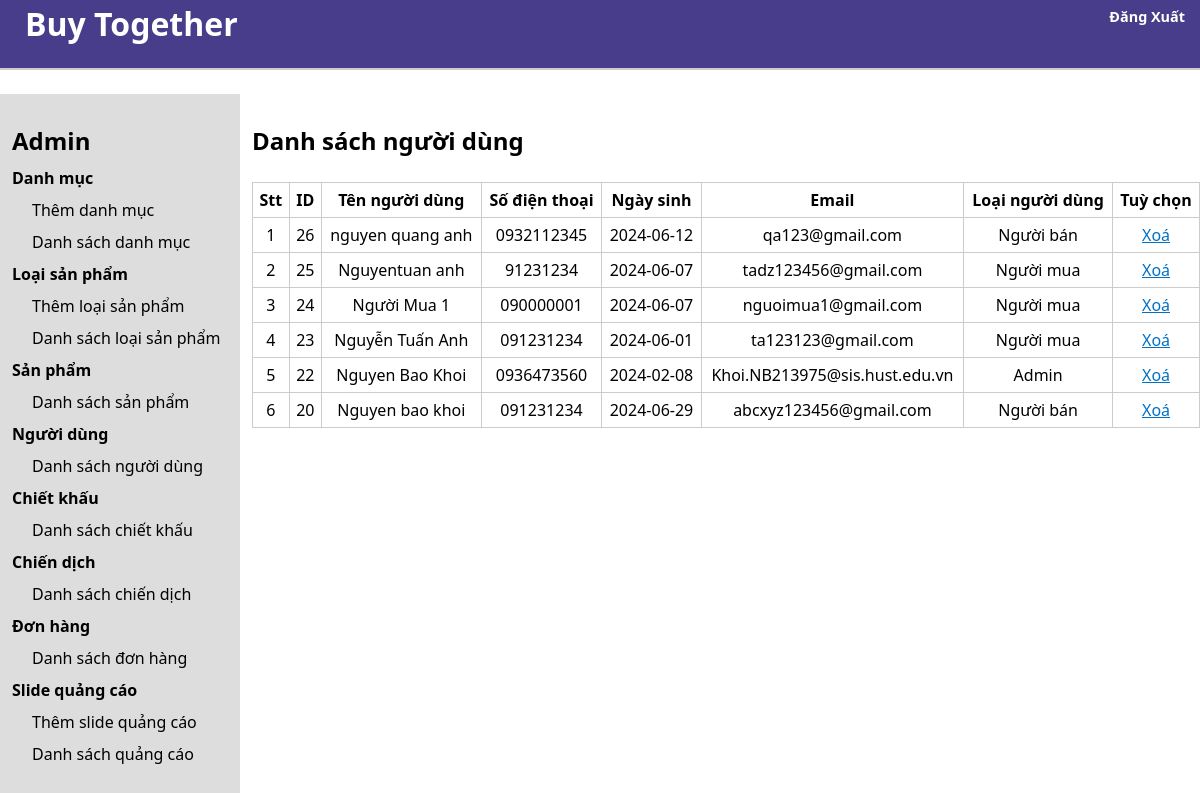
Screenshot of /admin/admin_userlist.php with the database file from the repository.
### tables this page shows
CREATE TABLE `user` (
  `user_id` int(11) NOT NULL,
  `user_name` varchar(255) NOT NULL,
  `user_phone` varchar(10) NOT NULL,
  `user_dob` date NOT NULL,
  `user_type` int(11) NOT NULL,
  `user_email` varchar(255) NOT NULL,
  `user_address` varchar(255) NOT NULL,
  `user_password` varchar(255) NOT NULL
);

### admin/class/database.php (called while the page is built, shortened)
<?php
Class Database{
    public $host    = DB_HOST;
    public $user    = DB_USER;
    public $pass    = DB_PASS;
    public $dbname  = DB_NAME;
    public $link;
    private function connectDB(){
        $this->link = new mysqli($this->host, $this->user, $this->pass,
        $this->dbname);
    }
    public function select($query){
        $result = $this->link->query($query) or
        die($this->link->error.__LINE__);
        if($result->num_rows > 0){
            return $result;
        } else {
            return false;
        }
    }
}

### admin/class/user_class.php (called while the page is built, shortened)
<?php
include_once "database.php";
class user{
    private $db;
    public function __construct(){
        $this -> db = new Database();
    }
    public function show_user(){
        $query = "SELECT * FROM  user ORDER BY user_id DESC";
        $result = $this -> db -> select($query);
        return $result;
    }
}
?>

### admin/admin_userlist.php (the view)
<?php
    include "class/user_class.php";
    include "header.php";
    include "sidebar.php";
    $user = new user;
    $show_user = $user -> show_user();
?>
<div class="admin-content-right">
            <div class="admin-content-right-category-list">
                <h1>Danh sách người dùng</h1>
                <table>
                    <tr>
                        <th>Stt</th>
                        <th>ID</th>
                        <th>Tên người dùng</th>
                        <th>Số điện thoại</th>
                        <th>Ngày sinh</th>
                        <th>Email</th>
                        <th>Loại người dùng</th>
                        <th>Tuỳ chọn</th>
                    </tr>
                    <?php
                    if($show_user){
                        $i = 0;
                        while($result = $show_user -> fetch_assoc()){
                            $i++;
                    ?>
                        <tr>
                            <td><?php echo $i ?></td>
                            <td><?php echo $result['user_id'] ?></td>
                            <td><?php echo $result['user_name'] ?></td>
                            <td><?php echo $result['user_phone'] ?></td>
                            <td><?php echo $result['user_dob'] ?></td>
                            <td><?php echo $result['user_email'] ?></td>
                            <td>
                                <?php
                                if($result['user_type'] == 1){
                                    echo "Người mua";
                                }elseif($result['user_type'] == 2)
                                    echo "Admin";
                                else{
                                    echo "Người bán";
                                }
                                ?>
                            </td>
                            <td><a class="normal_link" href="delete_user.php?user_id=<?php echo $result['user_id'] ?>">Xoá</a></td>
                        </tr>
                    <?php
                        }
                    }
                    ?>
                </table>
            </div>
        </div>
    </section>
</body>
</html>

### admin/style.css (style rules this page uses)
* { margin: 0; padding: 0; box-sizing: border-box; font-family: system-ui, -apple-system, BlinkMacSystemFont, 'Segoe UI', Roboto, Oxygen, Ubuntu, Cantarell, 'Open Sans', 'Helvetica Neue', sans-serif; text-decoration: none; outline: none; color: black; }
.admin-content-right { width: 80%; padding: 30px 0 0 12px; }
.admin-content-right-category-list table { width: 100%; text-align: center; margin-top: 25px; border-collapse: collapse; }
.admin-content-right-category-list tr th,td { border: 1px solid #ccc; padding: 6px 6px; }
a.normal_link { color: #0071c5; text-decoration: underline; }

### rows the page displays
user: user_id "26", user_name "nguyen quang anh", user_phone "0932112345", user_dob "2024-06-12", user_email "qa123@gmail.com", user_type "Người bán"
user: user_id "25", user_name "Nguyentuan anh", user_phone "91231234", user_dob "2024-06-07", user_email "tadz123456@gmail.com", user_type "Người mua"
user: user_id "24", user_name "Người Mua 1", user_phone "090000001", user_dob "2024-06-07", user_email "nguoimua1@gmail.com", user_type "Người mua"
user: user_id "23", user_name "Nguyễn Tuấn Anh", user_phone "091231234", user_dob "2024-06-01", user_email "ta123123@gmail.com", user_type "Người mua"
user: user_id "22", user_name "Nguyen Bao Khoi", user_phone "0936473560", user_dob "2024-02-08", user_email "Khoi.NB213975@sis.hust.edu.vn", user_type "Admin"
user: user_id "20", user_name "Nguyen bao khoi", user_phone "091231234", user_dob "2024-06-29", user_email "abcxyz123456@gmail.com", user_type "Người bán"
